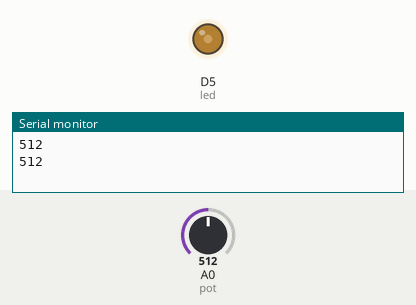
Bench run of a sketch on a simulated ESP8266 (NodeMCU). Parts: output pins drawn as LEDs (lit = HIGH), the last lines printed to the serial monitor. The test bench sets the inputs (shaded band); at power-on: A0 (pot) = 512.

Above: at 1.8 s.
1.9 s: A0 (pot) set to 716
At 4.2 s:
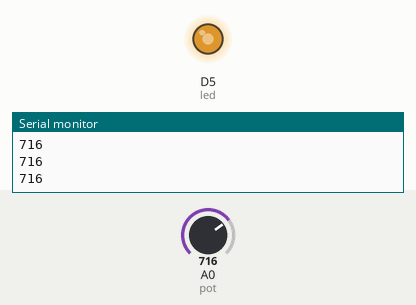
4.5 s: A0 (pot) set to 900
At 6.6 s:
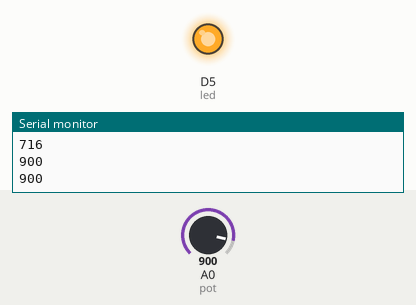
7.5 s: A0 (pot) set to 306
At 10.1 s:
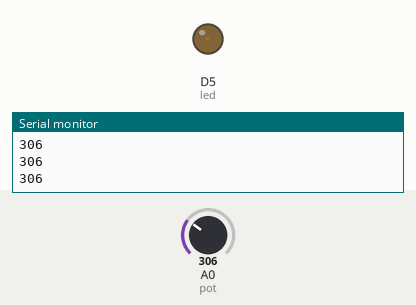
10.5 s: A0 (pot) set to 511
At 12.4 s:
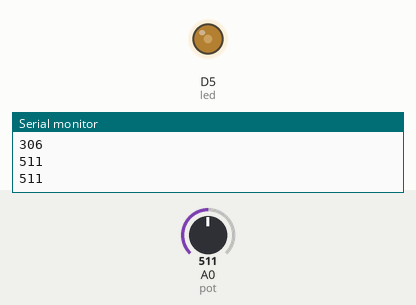
13.5 s: A0 (pot) set to 1023
At 15.9 s:
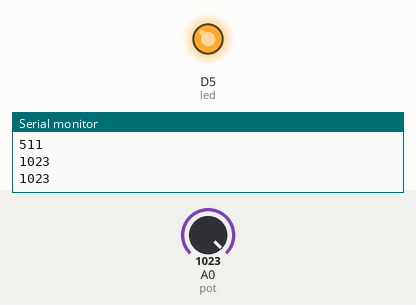
Timing chart, 0 to 17.4 s (numbered marks = the images above; inputs shaded):
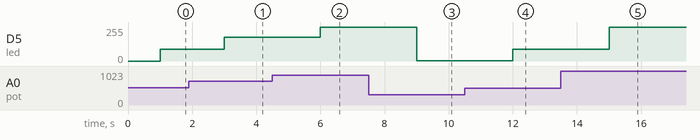

Measured:
- after the input at 1.9 s, D5 (led): 90/255 → 177/255 after 1.1 s
- after the input at 4.5 s, D5 (led): 177/255 → 255/255 after 1.5 s
- after the input at 7.5 s, D5 (led): 255/255 → 3/255 after 1.5 s
- after the input at 10.5 s, D5 (led): 3/255 → 90/255 after 1.5 s
- after the input at 13.5 s, D5 (led): 90/255 → 255/255 after 1.5 s

The sketch:

POTENSIO.ino
```cpp
int led = D5;
int pot = A0;
int val = 0;

void setup() {
  // put your setup code here, to run once:
Serial.begin (115200);
pinMode (led, OUTPUT);
pinMode (pot, INPUT);
}

void loop() {
  // put your main code here, to run repeatedly:
val = analogRead (pot);
Serial.println (val);
delay (1000);
int ledLevel = map (val, 300, 900, 0, 255);
analogWrite (led, ledLevel);
}
```
